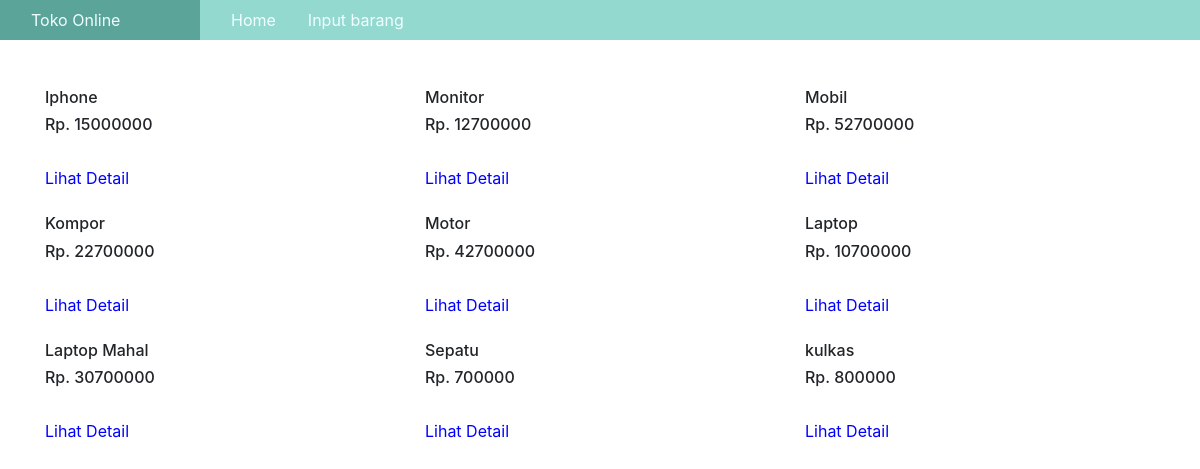
The page / on the database its author committed.
### DAFTAR_BARANG/models.py (models this page shows)
class DaftarBarang(models.Model):
    picture = models.CharField(max_length = 255)
    nama = models.CharField(max_length = 50)
    moto = models.TextField()
    harga = models.CharField(max_length = 50)

### DAFTAR_BARANG/views.py (the view)
# urls.py: path('', views.HalamanHome, name = 'home'),
def HalamanHome(request):
    mentee = DaftarBarang.objects.all()
    return render(request, 'Home.html', {'daftar_barang': mentee})

### DAFTAR_BARANG/templates/Home.html (shortened to what this page needs)
{% extends "base/base.html" %}
{% load static %}
{% block home %}
<br>
<div class="container">
        <div class="row">
                {% for barang in daftar_barang %}
                <div class = "col-md-3">
                        <br>
                        <h6>{{barang.nama}}</h6>
                        <h6>{{barang.harga}}</h6>
                        <br>
                        <a href="{% url 'detail' barang.id %}" style="color:blue">Lihat Detail</a>
                    </div>
                <div class = "col-md-1">
                </div>
                {% endfor %}
        </div>
</div>
{% endblock %}

### DAFTAR_BARANG/templates/base/base.html (shortened to what this page needs)
{% load static %}
<!DOCTYPE html>
<html lang="en">
<head>
    <link href="{% static 'css/style.css'%}" rel="stylesheet">
    <link rel="stylesheet" href="https://maxcdn.bootstrapcdn.com/bootstrap/4.0.0/css/bootstrap.min.css">
</head>
<body>
    <header>
        <div class="container-fluid">
            <div class="row align-items-center">
                <div class="col-md-2 text-center nav-atas-samping">
                    <ul class="nav">
                        <li class="nav-item">
                            <a class="nav-link active" href="/">Toko Online</a>
                        </li>
                    </ul>
                </div>
                <div class="col-md-10 text-center nav-atas-kanan">
                    <ul class="nav">
                        <li class="nav-item">
                            <a class="nav-link active" href="/">Home</a>
                        </li>
                        <li class="nav-item">
                            <a class="nav-link active" href="/inputbarang">Input barang</a>
                        </li>
                    </ul>
                </div>
            </div>
        </div>
    </header>
    {% block home %}
    {% endblock %}
</body>
</html>

### DAFTAR_BARANG/static/css/style.css (style rules this page uses)
.nav-atas-samping { background-color: #5AA49A; }
.nav-atas-samping a { color:azure; }
.nav-atas-kanan { background-color: #94D9D0; }
.nav-atas-kanan a { color:azure; }

### rows shown on the page
DaftarBarang: nama "Iphone", harga "Rp. 15000000"
DaftarBarang: nama "Monitor", harga "Rp. 12700000"
DaftarBarang: nama "Mobil", harga "Rp. 52700000"
DaftarBarang: nama "Kompor", harga "Rp. 22700000"
DaftarBarang: nama "Motor", harga "Rp. 42700000"
DaftarBarang: nama "Laptop", harga "Rp. 10700000"
DaftarBarang: nama "Laptop Mahal", harga "Rp. 30700000"
DaftarBarang: nama "Sepatu", harga "Rp. 700000"
DaftarBarang: nama "kulkas", harga "Rp. 800000"
